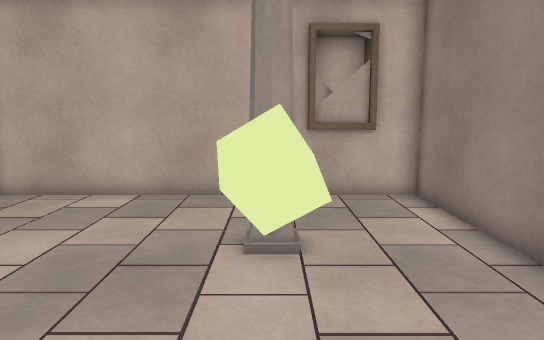
view 1 (above)

12 first-person views from a walk through a 3-D level made in the Unity game engine. The camera is 1.2 m above the floor, tilts 8° down and sees 70° across. The floor is counted in squares, 0.5 m on a side. Each view is taken from the middle of a square. On the plan, view 1 faces up. The plan holds only what a view shows up to about 20 squares ahead; the rest is blank. The place goes on beyond the plan. The player character is not drawn. Some animated figures are left out.

view 2
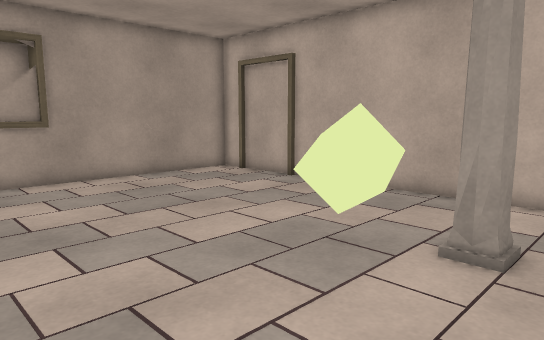

view 3
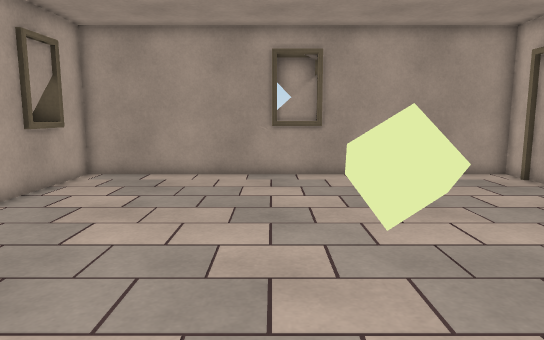

view 4
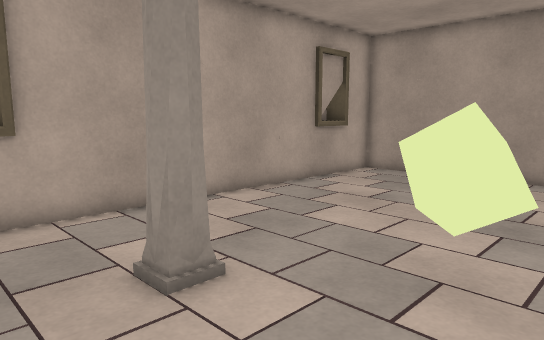

view 5
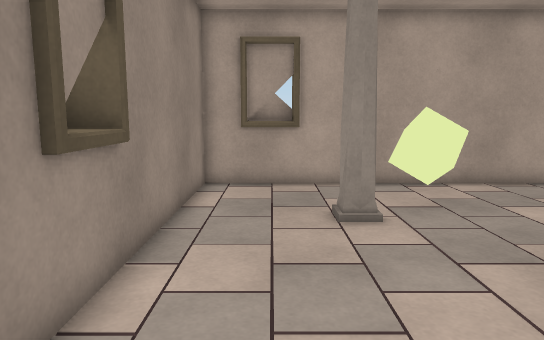

view 6
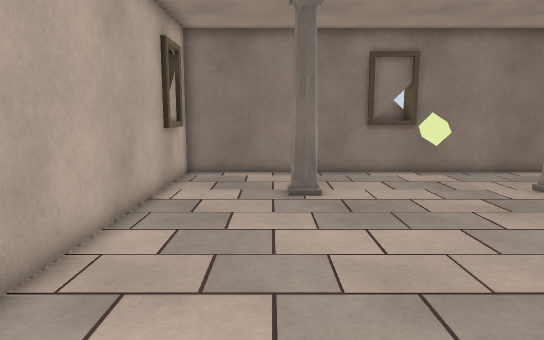

view 7
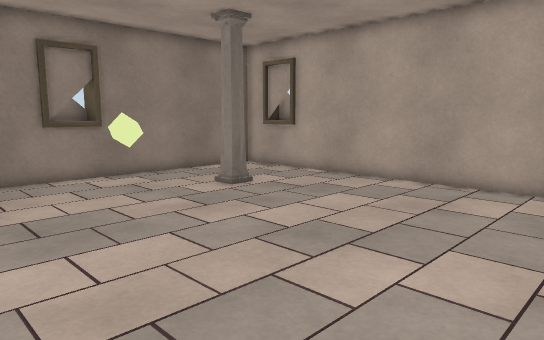

view 8
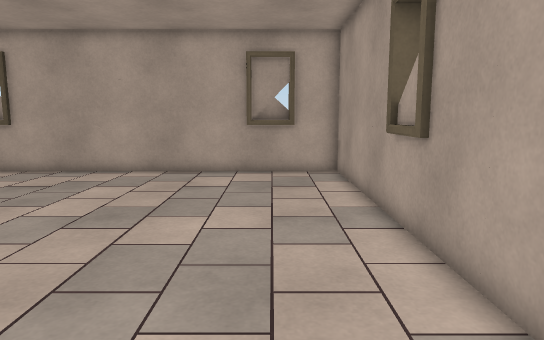

view 9
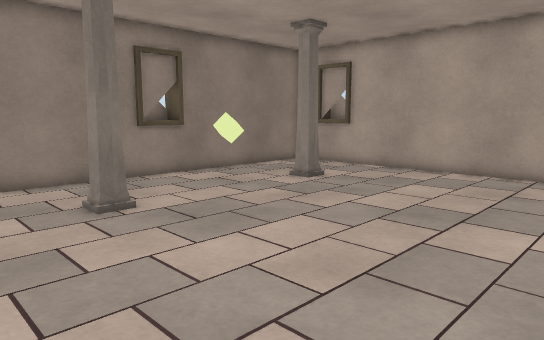

view 10
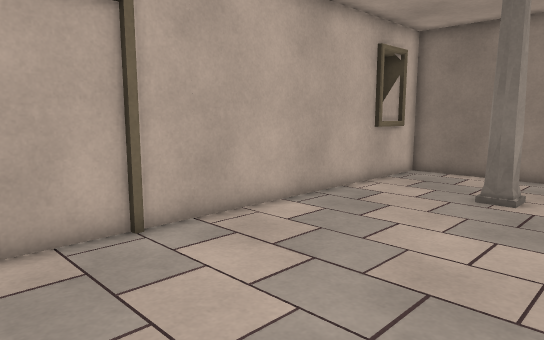

view 11
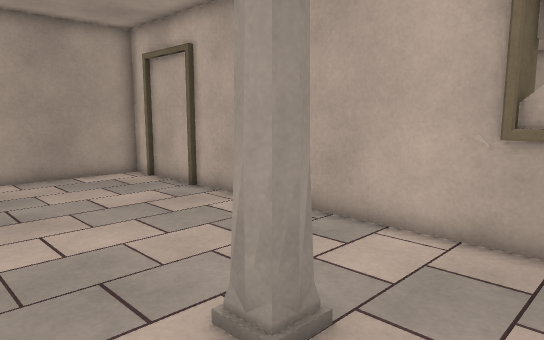

view 12
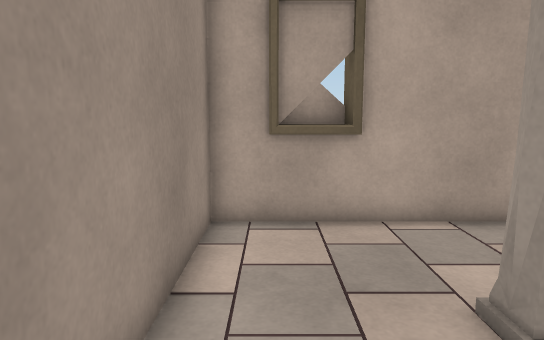

### Floor plan
Points are (right, up) in squares from view 1. A wall is a line through its corners. A room is listed if a view was taken in it or the views show most of it. See-through windows are left out.
Room 1 (views 1, 2, 3, 4, 5, 6, 7, 8, 9, 10, 11, 12)
walls: (-12.6, 4) (-12.6, 2); (-13.6, 3.1) (-13.6, 2.6); (4.2, 2) (4.2, 4); (-8.5, 11.6) (-11.4, 11.6); (-11, -5.4) (-8.9, -5.4); (1, -5.4) (3.1, -5.4); (-11.8, 11.6) (-12.8, 11.6) (-12.8, -5.6) (4.4, -5.6) (4.4, 11.6) (-8.4, 11.6); (3.1, 11.4) (1, 11.4)
objects: column (0, -1); other object (0, 3); column (0, 7)

Where each view was taken, in squares from view 1:
view 1: 0 up, 0 right, facing up
view 2: 0 up, 2 right, facing up-left
view 3: 2 up, 3 right, facing left
view 4: 4 up, 3 right, facing down-left
view 5: 8 up, 2 right, facing down
view 6: 8 up, 12 left, facing right
view 7: 8 up, 11 left, facing down-right
view 8: 11 up, 10 left, facing down
view 9: 11 up, 10 left, facing down-right
view 10: 4 up, 12 left, facing up-right
view 11: 4 up, 3 right, facing up-left
view 12: 3 up, 3 right, facing down
